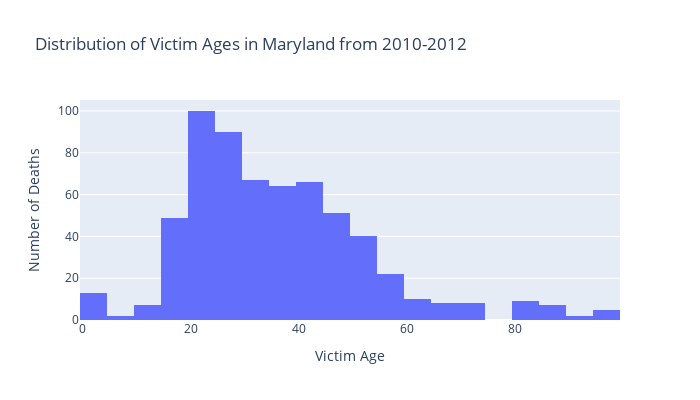

This figure's notebook cell:
### Code cell
fig = make_subplots(rows=1, cols=1)
fig.add_trace(go.Histogram(x=q1["Victim Age"], name = "Victim Age"), row=1, col=1)

fig.update_xaxes(title="Victim Age", row=1, col=1)
fig.update_yaxes(title="Number of Deaths", row=1, col=1)
fig.update_layout(title_text="Distribution of Victim Ages in Maryland from 2010-2012", width = 700, height = 400)

fig.show()

### Figure 1 — Plotly figure (JSON) as saved in the notebook; plotly's stock layout.template omitted (floating-point values rounded to 4 significant figures; data arrays with more than 128 entries replaced by an {"elided": "..."} marker saying what was removed)
{"data": [{"name": "Victim Age", "type": "histogram", "x": {"elided": "620 int values"}, "xaxis": "x", "yaxis": "y"}], "layout": {"height": 400, "title": {"text": "Distribution of Victim Ages in Maryland from 2010-2012"}, "width": 700, "xaxis": {"anchor": "y", "domain": [0, 1], "title": {"text": "Victim Age"}}, "yaxis": {"anchor": "x", "domain": [0, 1], "title": {"text": "Number of Deaths"}}}}
